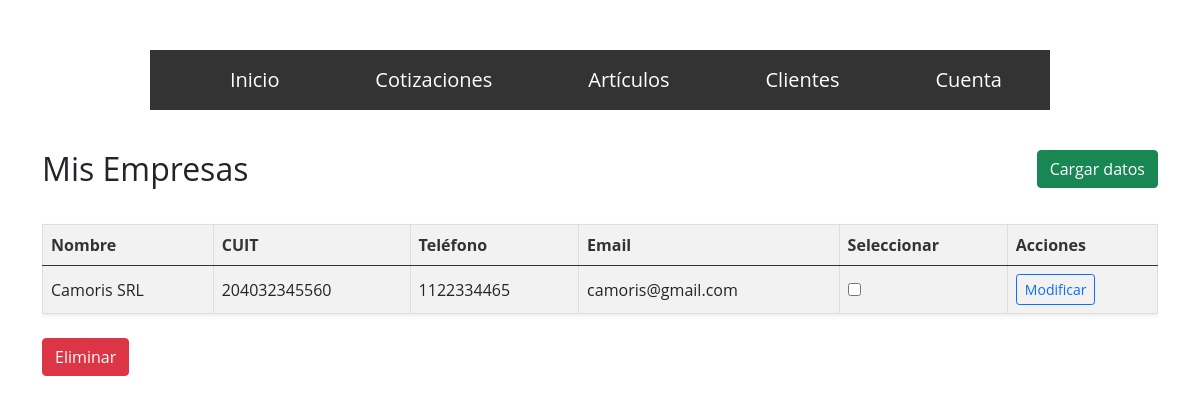
Page /home/mis_empresas/ (signed in) on the committed database.
### facturacionApp/models.py (models this page shows, shortened)
class Empresa(models.Model):
    nombre=models.CharField(max_length=30)
    cuit=models.CharField(max_length=20)
    telefono=models.CharField(max_length=20)
    mail=models.EmailField()
    created=models.DateTimeField(auto_now_add=True)
    updated=models.DateField(auto_now=True)
    class Meta:
        verbose_name="Empresa"
        verbose_name_plural="Empresas"

### facturacionApp/views.py (the view)
# urls.py: path('mis_empresas/', views.mis_empresas, name="mis_empresas"),
@login_required
def mis_empresas(request):
    empresas = Empresa.objects.all()
    return render(request, "mis_empresas.html", {"empresas": empresas})

### facturacionApp/templates/mis_empresas.html (shortened to what this page needs)
{% extends "estructura_base.html" %}
{% load static %}
{% block content %}
<div class="container py-4">
  <div class="d-flex justify-content-between align-items-center mb-3">
    <h2 class="mb-0">Mis Empresas</h2>
    <a class="btn btn-success" href="{% url 'nueva_empresa' %}">Cargar datos</a>
  </div>
  <form action="{% url 'eliminar_empresa' %}" method="post">
    <div class="table-responsive">
      <table class="table table-striped align-middle shadow-sm">
        <thead class="table-primary">
          <tr>
            <th>Nombre</th>
            <th>CUIT</th>
            <th>Teléfono</th>
            <th>Email</th>
            <th>Seleccionar</th>
            <th>Acciones</th>
          </tr>
        </thead>
        <tbody>
          {% for empresa in empresas %}
          <tr>
            <td>{{ empresa.nombre }}</td>
            <td>{{ empresa.cuit }}</td>
            <td>{{ empresa.telefono }}</td>
            <td>{{ empresa.mail }}</td>
            <td>
              <input type="checkbox" name="empresas_seleccionadas[]" value="{{ empresa.id }}">
            </td>
            <td>
              <a href="{% url 'actualizar_empresa' empresa.id %}" class="btn btn-sm btn-outline-primary">Modificar</a>
            </td>
          </tr>
          {% empty %}
          <tr>
            <td colspan="6" class="text-center">Aún no cargaste los datos de tu empresa.</td>
          </tr>
          {% endfor %}
        </tbody>
      </table>
    </div>
    {% if empresas %}
      <button type="submit" class="btn btn-danger mt-2" name="accion" value="eliminar">Eliminar</button>
    {% endif %}
  </form>
</div>
{% endblock %}

### facturacionApp/static/home.css (style rules this page uses)
* { margin: 0; padding: 0; box-sizing: border-box; font-family: 'Open Sans', sans-serif; }
body { background-size: cover; padding-top: 50px; }
.table { width: 100%; border-collapse: collapse; margin-top: 20px; }
.table th, .table td { border: 1px solid #ddd; padding: 8px; text-align: left; }
.table th { background-color: #f2f2f2; color: #333; }

### rows in the picture
Empresa: nombre "Camoris SRL", cuit "204032345560", telefono "1122334465", mail "camoris@gmail.com"
